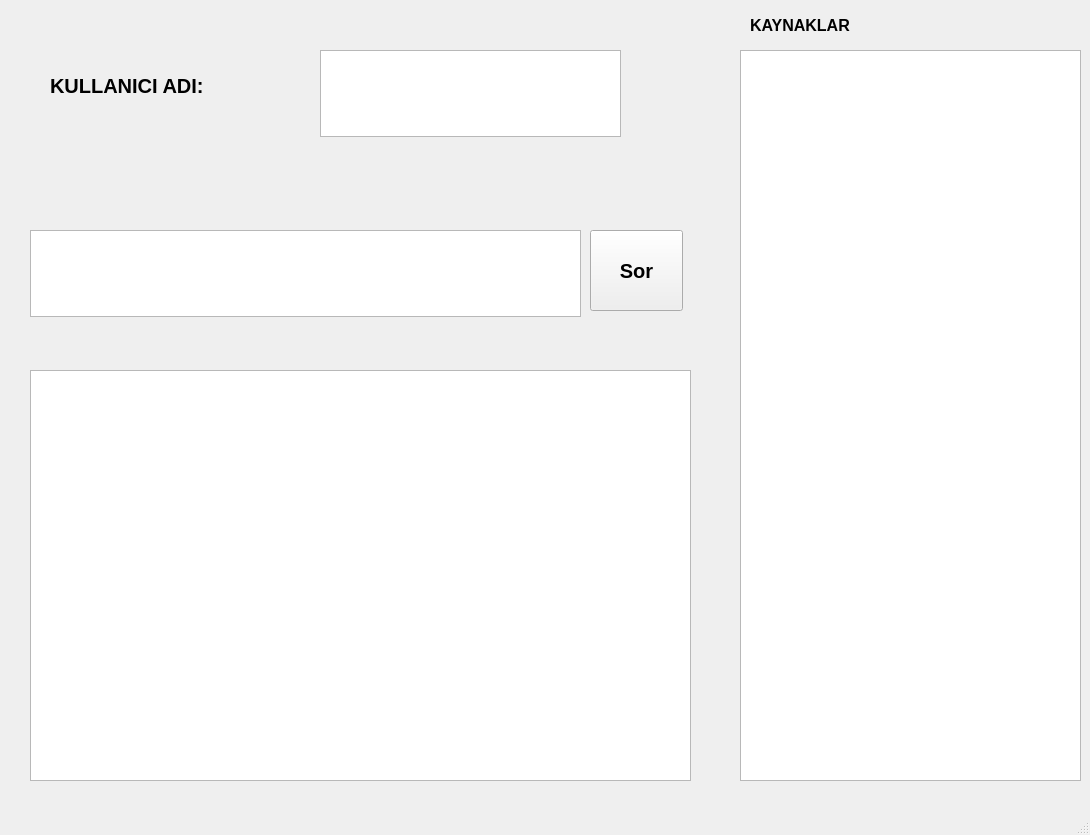
<?xml version="1.0" encoding="UTF-8"?>
<ui version="4.0">
 <class>MainWindow</class>
 <widget class="QMainWindow" name="MainWindow">
  <property name="geometry">
   <rect>
    <x>0</x>
    <y>0</y>
    <width>1090</width>
    <height>835</height>
   </rect>
  </property>
  <property name="windowTitle">
   <string>MainWindow</string>
  </property>
  <property name="tabShape">
   <enum>QTabWidget::Rounded</enum>
  </property>
  <widget class="QWidget" name="centralwidget">
   <widget class="QTextEdit" name="SorulacakAlan">
    <property name="geometry">
     <rect>
      <x>30</x>
      <y>230</y>
      <width>551</width>
      <height>87</height>
     </rect>
    </property>
    <property name="font">
     <font>
      <pointsize>15</pointsize>
      <weight>75</weight>
      <bold>true</bold>
     </font>
    </property>
   </widget>
   <widget class="QPushButton" name="GonderButtonu">
    <property name="geometry">
     <rect>
      <x>590</x>
      <y>230</y>
      <width>93</width>
      <height>81</height>
     </rect>
    </property>
    <property name="font">
     <font>
      <pointsize>15</pointsize>
      <weight>75</weight>
      <bold>true</bold>
     </font>
    </property>
    <property name="text">
     <string>Sor</string>
    </property>
   </widget>
   <widget class="QTextBrowser" name="Sonuclar">
    <property name="geometry">
     <rect>
      <x>30</x>
      <y>370</y>
      <width>661</width>
      <height>411</height>
     </rect>
    </property>
   </widget>
   <widget class="QTextEdit" name="user_name">
    <property name="geometry">
     <rect>
      <x>320</x>
      <y>50</y>
      <width>301</width>
      <height>87</height>
     </rect>
    </property>
    <property name="font">
     <font>
      <pointsize>15</pointsize>
      <weight>75</weight>
      <bold>true</bold>
     </font>
    </property>
   </widget>
   <widget class="QLabel" name="label">
    <property name="geometry">
     <rect>
      <x>50</x>
      <y>50</y>
      <width>201</width>
      <height>71</height>
     </rect>
    </property>
    <property name="font">
     <font>
      <pointsize>15</pointsize>
      <weight>75</weight>
      <bold>true</bold>
     </font>
    </property>
    <property name="text">
     <string>KULLANICI ADI:</string>
    </property>
   </widget>
   <widget class="QLabel" name="label_2">
    <property name="geometry">
     <rect>
      <x>750</x>
      <y>0</y>
      <width>351</width>
      <height>51</height>
     </rect>
    </property>
    <property name="font">
     <font>
      <pointsize>12</pointsize>
      <weight>75</weight>
      <bold>true</bold>
     </font>
    </property>
    <property name="text">
     <string>KAYNAKLAR</string>
    </property>
   </widget>
   <widget class="QTextBrowser" name="Sonuclar_2">
    <property name="geometry">
     <rect>
      <x>740</x>
      <y>50</y>
      <width>341</width>
      <height>731</height>
     </rect>
    </property>
   </widget>
  </widget>
  <widget class="QMenuBar" name="menubar">
   <property name="geometry">
    <rect>
     <x>0</x>
     <y>0</y>
     <width>1090</width>
     <height>26</height>
    </rect>
   </property>
  </widget>
  <widget class="QStatusBar" name="statusbar"/>
 </widget>
 <resources/>
 <connections/>
</ui>
